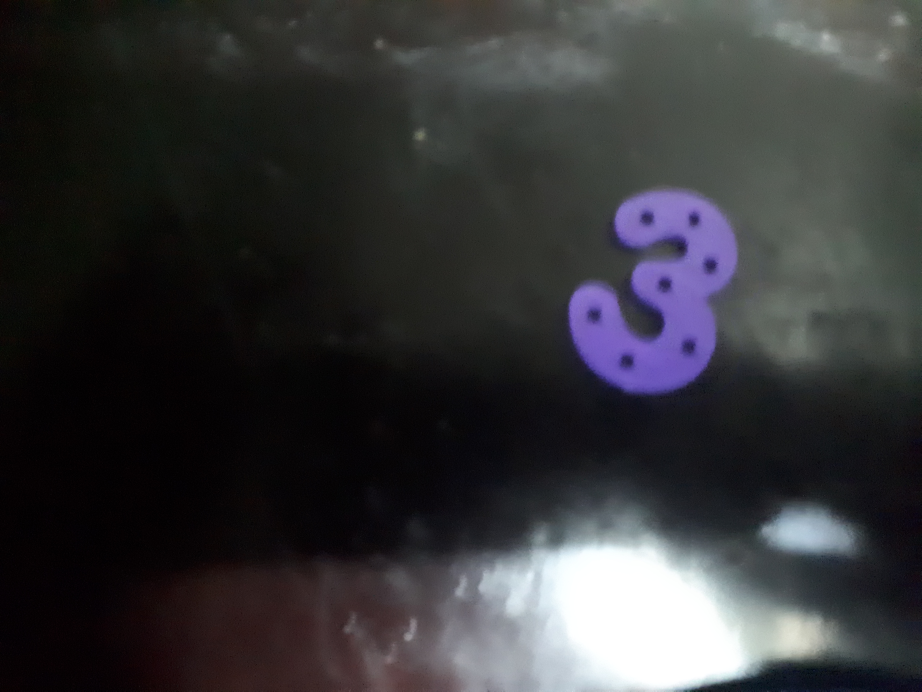
#> input picture Detectar_Circulos_Imagen/util/img/20180624_214804.jpg, 4608 x 3456 px (shown at 1/5 size); its folder holds 2 pictures in this run
$ python resize.all.py img   (older library calls are emulated)
#> lines starting #> are read from the running program, lines starting #| are printed output that depends on the picture
from PIL import Image
import os, sys

path = sys.argv[1]


dirs = os.listdir( path )
final_size = 224;


def resize_aspect_fit():
    for item in dirs:
        file_name = os.path.join(path, item)
        if os.path.isfile(file_name):
            print("resize file: ", file_name)
            im = Image.open(file_name)
#> im is the input picture: PIL image 4608x3456 RGB; mean R, G, B 53.2, 53.2, 55.2
            f, e = os.path.splitext(file_name)
            size = im.size
#> size = (4608, 3456)
            ratio = float(final_size) / max(size)
#> ratio = 0.0486
            new_image_size = tuple([int(x*ratio) for x in size])
#> new_image_size = (224, 168)
            im = im.resize(new_image_size, Image.ANTIALIAS)
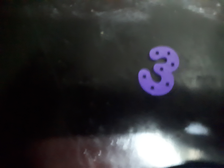
#> im: PIL image 224x168 RGB; mean R, G, B 53.2, 53.2, 55.2
            new_im = Image.new("RGB", (final_size, final_size))
#> new_im: PIL image 224x224 RGB; every value is 0
            new_im.paste(im, ((final_size-new_image_size[0])//2, (final_size-new_image_size[1])//2))
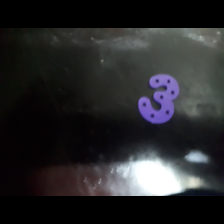
#> new_im: PIL image 224x224 RGB; mean R, G, B 39.9, 39.9, 41.4
            new_im.save(f + '_resized.jpg', 'JPEG', quality=90)
#> pass 2 of the loop in resize_aspect_fit, `for item in dirs:`:
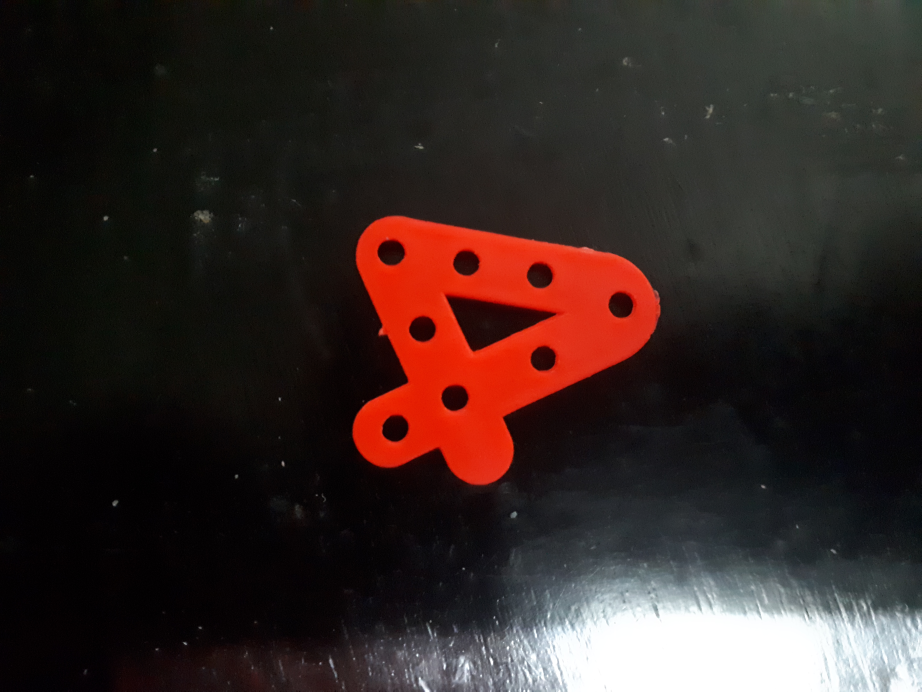
#> input picture Detectar_Circulos_Imagen/util/img/20180624_230805.jpg, 4608 x 3456 px (shown at 1/5 size)
#> in resize_aspect_fit, im is the input picture: PIL image 4608x3456 RGB; mean R, G, B 53, 39.3, 36.3
#> in resize_aspect_fit, `im = im.resize(new_image_size, Image.ANTIALIAS)`:
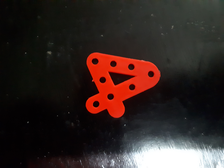
#> im: PIL image 224x168 RGB; mean R, G, B 53, 39.3, 36.3
#> in resize_aspect_fit, `new_im.paste(im, ((final_size-new_image_size[0])//2, (final_size-new_i..`:
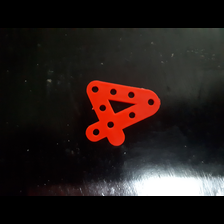
#> new_im: PIL image 224x224 RGB; mean R, G, B 39.7, 29.4, 27.2

resize_aspect_fit()
